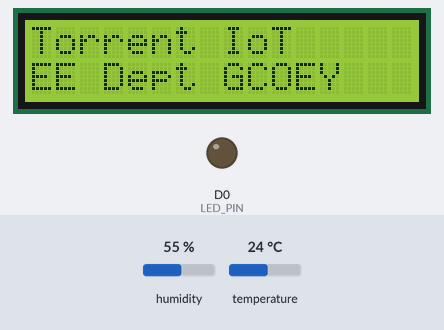
A sketch run on a simulated ESP8266 (Wemos D1 mini). Parts: 16×2 character LCD, output pins drawn as LEDs (lit = HIGH). The test bench sets the inputs (shaded band); at power-on: humidity 55 %, temperature 24 °C. WiFi joins after 1.5 s; servers stay silent unless stated; uploads are accepted with an empty reply; what the sketch prints to the serial monitor is not drawn.

Above: at 0.6 s.
At 3.7 s:
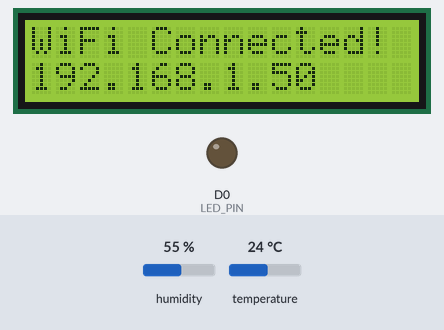
At 5.7 s:
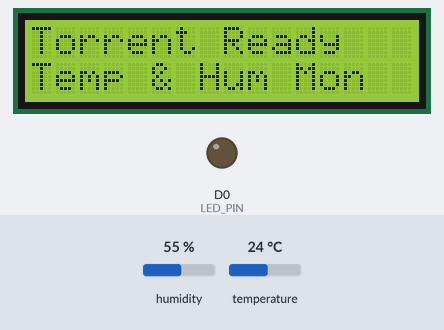

Measured:
- what the display in image 0 shows lasts 1.5 s, from 0.6 s to 2.1 s
- what the display in image 1 shows lasts 2.0 s, from 3.7 s to 5.7 s

The sketch:

torrent_esp8266.ino
```cpp
/*
 * Project: Torrent IoT - Smart Environmental Monitoring & Automation System
 * Organization: Dept. of Electrical Engineering, GCOEY
 * Author: Designed and Developed by Sudarshan
 *
 * Hardware Connections:
 *  - ESP8266 Board (NodeMCU / WeMos D1 Mini)
 *  - DHT11 Sensor Data Pin -> D5 (GPIO 14)
 *  - LED Pin              -> D0 (GPIO 16)
 *  - LCD 16x2 I2C:
 *      * SCL              -> D1 (GPIO 5)
 *      * SDA              -> D2 (GPIO 4)
 *      * VCC              -> 5V (or Vin)
 *      * GND              -> GND
 *
 * Required Arduino Libraries (Install via Arduino IDE Library Manager):
 *  1. "DHT sensor library" by Adafruit (+ Adafruit Unified Sensor dependency)
 *  2. "LiquidCrystal I2C" by Frank de Brabander / Marco Schwartz
 *
 * Note: JSON serialization and parsing are natively handled in this sketch.
 * No external JSON library (ArduinoJson) is required!
 */

#include <ESP8266WiFi.h>
#include <ESP8266HTTPClient.h>
#include <WiFiClientSecure.h>
#include <Wire.h>
#include <LiquidCrystal_I2C.h>
#include <DHT.h>

// ==========================================
// Network & Cloud Server Configurations
// ==========================================
const char* ssid     = "COE YAVATMAL";
const char* password = "shoaib845";

// Render Cloud Deployment Telemetry Endpoint
const char* serverEndpoint = "https://iot-project-zb89.onrender.com/api/device/telemetry";

// Pin Definitions
#define DHTPIN D5         // DHT11 Data Pin connected to D5 (GPIO 14)
#define DHTTYPE DHT11     // DHT11 Sensor
#define LED_PIN D0        // LED Indicator connected to D0 (GPIO 16)
#define I2C_SDA D2        // I2C SDA connected to D2 (GPIO 4)
#define I2C_SCL D1        // I2C SCL connected to D1 (GPIO 5)

// LCD 16x2 I2C setup (Default address is usually 0x27 or 0x3F)
LiquidCrystal_I2C lcd(0x27, 16, 2);
DHT dht(DHTPIN, DHTTYPE);

// Interval Configuration (Sync every 10 seconds)
const unsigned long TELEMETRY_INTERVAL_MS = 10000;
unsigned long lastTelemetryTime = 0;

// Cached State
String currentLcdLine1 = "Torrent IoT";
String currentLcdLine2 = "Ready...";
int currentLedState = 0;

// ==========================================
// Helper Functions & Native JSON Parsers
// ==========================================

int extractJsonInt(const String& json, const String& key, int defaultVal) {
  int keyIndex = json.indexOf("\"" + key + "\"");
  if (keyIndex == -1) return defaultVal;
  int colonIndex = json.indexOf(':', keyIndex);
  if (colonIndex == -1) return defaultVal;
  int start = colonIndex + 1;
  while (start < (int)json.length() && (json[start] == ' ' || json[start] == '\t')) start++;
  int end = start;
  while (end < (int)json.length() && (isDigit(json[end]) || json[end] == '-')) end++;
  if (start == end) return defaultVal;
  return json.substring(start, end).toInt();
}

String extractJsonString(const String& json, const String& key, const String& defaultVal) {
  int keyIndex = json.indexOf("\"" + key + "\"");
  if (keyIndex == -1) return defaultVal;
  int colonIndex = json.indexOf(':', keyIndex);
  if (colonIndex == -1) return defaultVal;
  int firstQuote = json.indexOf('"', colonIndex);
  if (firstQuote == -1) return defaultVal;
  int secondQuote = json.indexOf('"', firstQuote + 1);
  if (secondQuote == -1) return defaultVal;
  return json.substring(firstQuote + 1, secondQuote);
}

void connectToWiFi() {
  Serial.println();
  Serial.print("Connecting to WiFi: ");
  Serial.println(ssid);

  lcd.clear();
  lcd.setCursor(0, 0);
  lcd.print("Connecting WiFi:");
  lcd.setCursor(0, 1);
  lcd.print("COE YAVATMAL");

  WiFi.mode(WIFI_STA);
  WiFi.begin(ssid, password);

  int retries = 0;
  while (WiFi.status() != WL_CONNECTED && retries < 30) {
    delay(500);
    Serial.print(".");
    retries++;
  }

  if (WiFi.status() == WL_CONNECTED) {
    Serial.println("\nWiFi Connected Successfully!");
    Serial.print("IP Address: ");
    Serial.println(WiFi.localIP());

    lcd.clear();
    lcd.setCursor(0, 0);
    lcd.print("WiFi Connected!");
    lcd.setCursor(0, 1);
    lcd.print(WiFi.localIP().toString());
    delay(2000);
  } else {
    Serial.println("\nFailed to connect to WiFi! Retrying in background...");
    lcd.clear();
    lcd.setCursor(0, 0);
    lcd.print("WiFi Failed!");
    lcd.setCursor(0, 1);
    lcd.print("Check WiFi/Pass");
    delay(2000);
  }
}

void updateLcdScreen(String line1, String line2) {
  // Pad strings to 16 characters for clean overwriting without flicker
  while (line1.length() < 16) line1 += " ";
  while (line2.length() < 16) line2 += " ";

  line1 = line1.substring(0, 16);
  line2 = line2.substring(0, 16);

  lcd.setCursor(0, 0);
  lcd.print(line1);
  lcd.setCursor(0, 1);
  lcd.print(line2);

  currentLcdLine1 = line1;
  currentLcdLine2 = line2;
}

void sendTelemetryAndSync(float temperature, float humidity) {
  if (WiFi.status() != WL_CONNECTED) {
    Serial.println("WiFi not connected. Skipping telemetry sync.");
    return;
  }

  // Use WiFiClientSecure for HTTPS connection to Render cloud
  WiFiClientSecure client;
  client.setInsecure(); // Bypass TLS certificate chain verification for ESP8266

  HTTPClient http;
  http.setTimeout(15000); // 15 second timeout to handle potential Render cold starts

  Serial.println("\n-------------------------------------------");
  Serial.print("Sending DHT11 Telemetry to: ");
  Serial.println(serverEndpoint);

  if (!http.begin(client, serverEndpoint)) {
    Serial.println("❌ HTTP begin failed. Unable to connect to host.");
    return;
  }

  http.addHeader("Content-Type", "application/json");

  // Construct JSON Payload directly without any external library
  String requestBody = "{\"temperature\":" + String(temperature, 1) + ",\"humidity\":" + String(humidity, 1) + "}";

  Serial.print("Payload: ");
  Serial.println(requestBody);

  int httpCode = http.POST(requestBody);

  if (httpCode > 0) {
    String response = http.getString();
    Serial.printf("HTTP Response Code: %d\n", httpCode);
    Serial.print("Server Response: ");
    Serial.println(response);

    if (httpCode == HTTP_CODE_OK || httpCode == HTTP_CODE_CREATED) {
      // 1. Process Remote LED Command from Web Dashboard
      if (response.indexOf("\"led_state\"") != -1) {
        int targetLed = extractJsonInt(response, "led_state", currentLedState);
        if (targetLed != currentLedState) {
          currentLedState = targetLed;
          digitalWrite(LED_PIN, (currentLedState == 1) ? HIGH : LOW);
          Serial.printf("💡 LED updated to: %s\n", (currentLedState == 1) ? "ON" : "OFF");
        }
      }

      // 2. Process Smart LCD Display Text from Web Dashboard
      if (response.indexOf("\"lcd_line1\"") != -1) {
        String targetLine1 = extractJsonString(response, "lcd_line1", currentLcdLine1);
        String targetLine2 = extractJsonString(response, "lcd_line2", currentLcdLine2);

        if (targetLine1 != currentLcdLine1 || targetLine2 != currentLcdLine2) {
          Serial.println("📟 Updating LCD text from server...");
          updateLcdScreen(targetLine1, targetLine2);
        }
      }
    }
  } else {
    Serial.printf("❌ HTTP POST Failed, error: %s\n", http.errorToString(httpCode).c_str());
  }

  http.end();
}

// ==========================================
// Arduino Setup & Main Loop
// ==========================================

void setup() {
  Serial.begin(115200);
  delay(500);
  Serial.println("\n\n=======================================");
  Serial.println("  TORRENT IoT System - ESP8266 Booting");
  Serial.println("  Dept. of Electrical Engineering, GCOEY");
  Serial.println("=======================================");

  // Initialize LED Pin
  pinMode(LED_PIN, OUTPUT);
  digitalWrite(LED_PIN, LOW); // Start with LED OFF

  // Initialize I2C communication on D2(SDA) and D1(SCL)
  Wire.begin(I2C_SDA, I2C_SCL);

  // Initialize LCD
  lcd.init();
  lcd.backlight();
  lcd.clear();
  lcd.setCursor(0, 0);
  lcd.print("Torrent IoT");
  lcd.setCursor(0, 1);
  lcd.print("EE Dept GCOEY");

  // Initialize DHT11 Sensor
  dht.begin();
  delay(1500);

  // Connect to WiFi
  connectToWiFi();

  // Set default initial display
  updateLcdScreen("Torrent Ready", "Temp & Hum Mon");
}

void loop() {
  // Auto-reconnect WiFi if connection drops
  if (WiFi.status() != WL_CONNECTED) {
    Serial.println("WiFi dropped. Reconnecting...");
    WiFi.reconnect();
    delay(2000);
  }

  unsigned long currentMillis = millis();

  // Transmit telemetry every 10 seconds
  if (currentMillis - lastTelemetryTime >= TELEMETRY_INTERVAL_MS || lastTelemetryTime == 0) {
    lastTelemetryTime = currentMillis;

    // Read Temperature & Humidity from DHT11
    float humidity = dht.readHumidity();
    float temperature = dht.readTemperature(); // Celsius

    // Check if any reads failed
    if (isnan(humidity) || isnan(temperature)) {
      Serial.println("⚠️ Warning: Failed to read data from DHT11 sensor! Checking wiring on D5...");
    } else {
      Serial.printf("DHT11 Reading -> Temp: %.1f C | Humidity: %.1f %%\n", temperature, humidity);
      // Send to server and receive updated LED/LCD commands
      sendTelemetryAndSync(temperature, humidity);
    }
  }

  // Small delay for loop stability
  delay(50);
}
```
